Frame 1 (no input): blank canvas, image omitted
Frame 60 (no input): blank canvas, image omitted
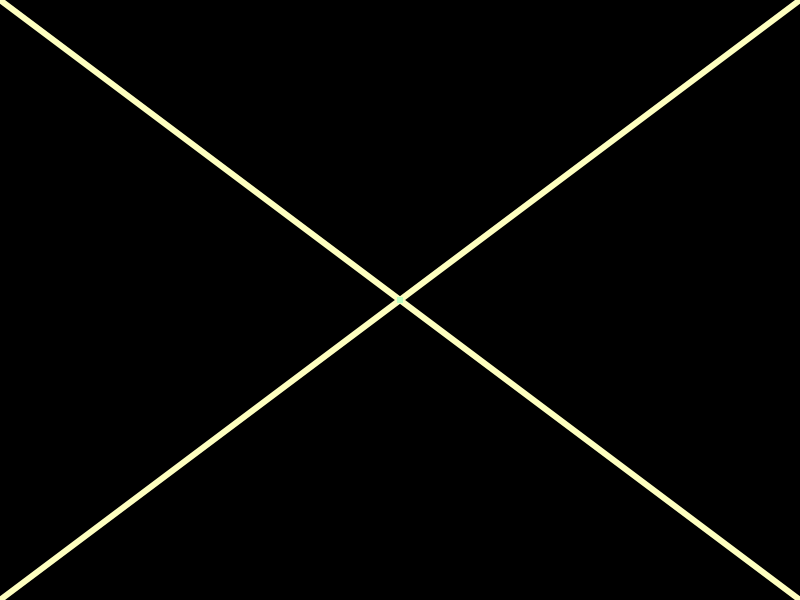
Frame 120 (the mouse pressed at the canvas centre since frame 60)

The p5.js sketch whose frames 1 and 60 were blank and that drew this single picture after the mouse press (run headless with seeded random() and noise() and a simulated clock; from frame 60 on, the mouse is pressed at the canvas centre):

// p5.js sketch
// ── sketch.js
// let colpur = "#F7E4FA";
// let colYellow = "#F1E577";
// let colBlue = "#76AAEE";
// let colGreen = "#ABE478";
// let colRosered = "#F28080";

// let finalCol;

let x, y, px, py;

function setup() {
  createCanvas(800, 600);
  background(0,0,0); 
  
  colorMode(HSB);
}

function draw() {
//     if (mouseX<width/2 && mouseY<height/2) finalCol = colYellow;
//     if (mouseX>width/2 && mouseY<height/2) finalCol = colBlue;
//     if (mouseX<width/2 && mouseY>height/2) finalCol = colRosered;
//     if (mouseX>width/2 && mouseY>height/2) finalCol = colGreen;
  
//     stroke(finalCol);
//     strokeWeight(mouseY/50);
  
  stroke(frameCount %360, 25, 300);
  strokeWeight(mouseY/50);
  
  x = mouseX;
  y = mouseY;
  px = pmouseX;
  py = pmouseY;
  
  if (mouseIsPressed){
  line(x, y, px, py);
  line(width - x, y, width - px, py);
  line(x, height - y,  px, height -py);
  line(width - x, height - y, width - px, height -py);
  }
  
  
}
